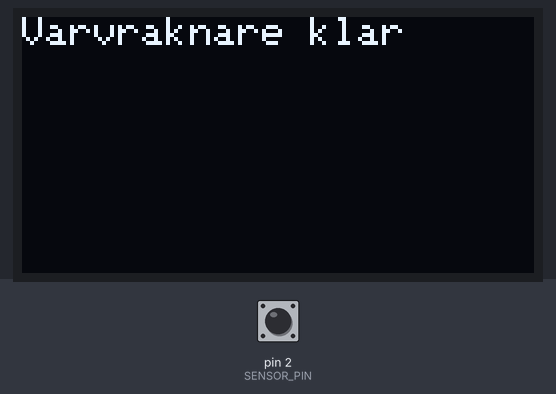
The sketch below on a simulated Arduino Uno, built with avr-gcc and run on an emulated ATmega328P. On the bench: 128×64 one-colour display. The test bench sets the inputs (shaded band); at power-on: pin 2 (SENSOR_PIN) HIGH. What the sketch prints to the serial monitor is not drawn.

Above: at 0.1 s.
At 2.0 s:
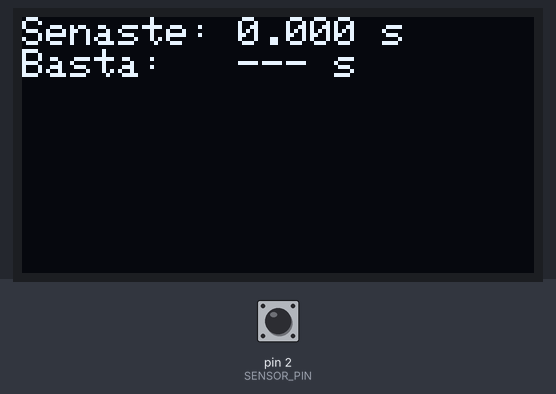
2.1 s: pin 2 (SENSOR_PIN) pulsed LOW 2 times (0.12 s each, 0.3 s apart)
At 3.6 s:
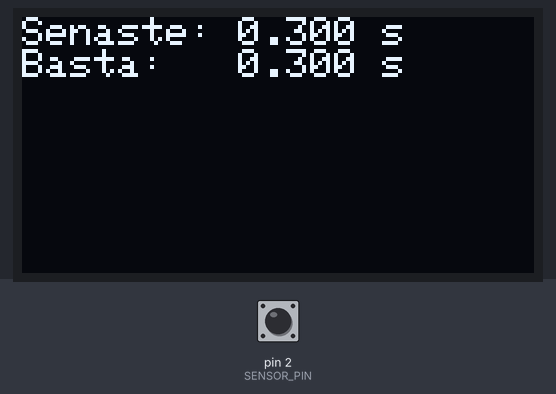
Timing chart, 0 to 5.1 s (numbered marks = the images above; inputs shaded):
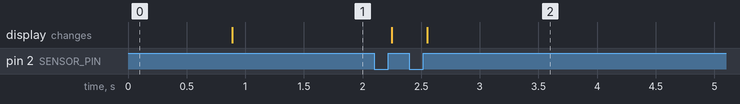

Measured:
- after the input at 2.1 s, the display: first changes after 0.15 s (image 2 shows a later state)

The sketch:

laptimer.ino
```cpp
#include <Wire.h>
#include <Adafruit_GFX.h>
#include <Adafruit_SSD1306.h>

#define SCREEN_WIDTH 128
#define SCREEN_HEIGHT 64
Adafruit_SSD1306 display(SCREEN_WIDTH, SCREEN_HEIGHT, &Wire, -1);

const int SENSOR_PIN = 2;     // digital input från break-beam mottagare
const unsigned long DEBOUNCE_MS = 150; // spärrtid efter trigger (justera)
unsigned long lastTrigger = 0;
unsigned long lastEdge = 0;
float lastLapSec = 0.0;
float bestLapSec = 9999.0;
bool firstPass = true;

void setup() {
  pinMode(SENSOR_PIN, INPUT_PULLUP);
  Serial.begin(115200);

  if(!display.begin(SSD1306_SWITCHCAPVCC, 0x3C)) {
    Serial.println("OLED hittas inte");
    for(;;);
  }
  display.clearDisplay();
  display.setTextSize(1);
  display.setTextColor(SSD1306_WHITE);
  display.setCursor(0,0);
  display.println("Varvraknare klar");
  display.display();
  delay(800);
  display.clearDisplay();
  lastTrigger = millis();
}

void loop() {
  int val = digitalRead(SENSOR_PIN);
  unsigned long now = millis();

  if (val == HIGH) {
    if (now - lastEdge > DEBOUNCE_MS) {
      lastEdge = now;

      if (!firstPass) {
        unsigned long dt = now - lastTrigger;   // ms
        lastLapSec = dt / 1000.0;

        if (lastLapSec > 0.05 && lastLapSec < 9999) {
          if (lastLapSec < bestLapSec) bestLapSec = lastLapSec;

          // --- SEND TO PC: just the milliseconds as an integer line ---
          Serial.println(dt);
        }
      } else {
        firstPass = false;
      }

      lastTrigger = now;

      // OLED display
      display.clearDisplay();
      display.setCursor(0,0);
      display.print("Senaste: ");
      display.print(lastLapSec, 3);
      display.println(" s");
      display.print("Basta:   ");
      if (bestLapSec < 9999) display.print(bestLapSec, 3);
      else display.print("---");
      display.println(" s");
      display.display();
    }

    while (digitalRead(SENSOR_PIN) == HIGH) {
      delay(5);
    }
  }
}
```
